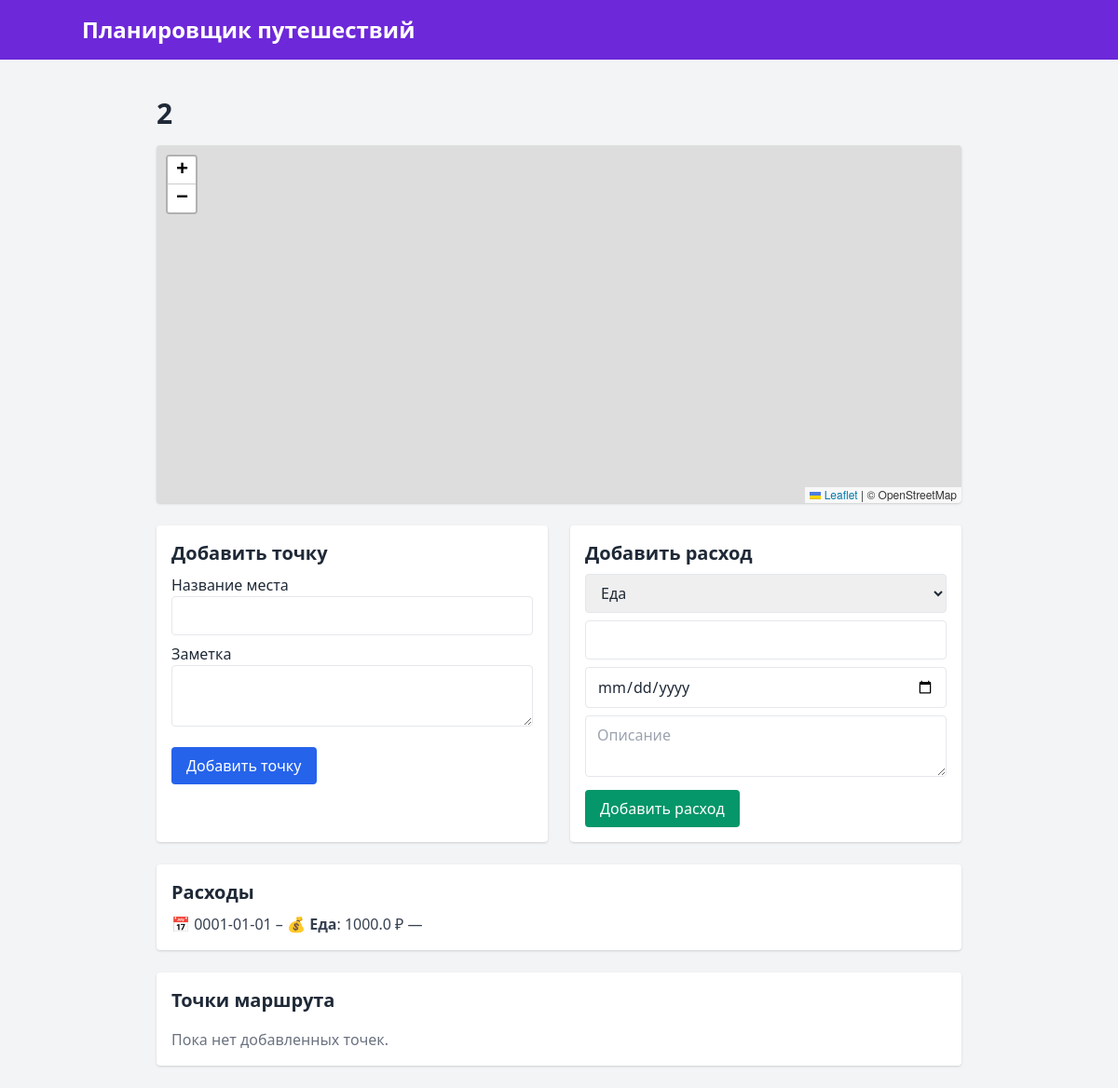
The page /route/2 on the database its author committed.
### models.py (models this page shows)
class Route(db.Model):
    id = db.Column(db.Integer, primary_key=True)
    title = db.Column(db.String(100))
    description = db.Column(db.Text)
    start_date = db.Column(db.String(50))
    end_date = db.Column(db.String(50))
    points = db.relationship('RoutePoint', backref='route', lazy=True, order_by="RoutePoint.id")
    expenses = db.relationship('Expense', backref='route', lazy=True)

class Expense(db.Model):
    id = db.Column(db.Integer, primary_key=True)
    category = db.Column(db.String(100))
    amount = db.Column(db.Float)
    date = db.Column(db.String(50))
    description = db.Column(db.Text)
    route_id = db.Column(db.Integer, db.ForeignKey('route.id'), nullable=False)

### app.py (the view)
@app.route('/route/<int:route_id>')
def view_route(route_id):
    route = Route.query.get_or_404(route_id)
    return render_template('route.html', route=route)

### templates/route.html (shortened to what this page needs)
{% extends 'base.html' %}
{% block head_scripts %}
<link rel="stylesheet" href="https://unpkg.com/leaflet@1.9.4/dist/leaflet.css" />
{% endblock %}
{% block content %}
<div class="max-w-4xl mx-auto px-4 py-6">
    <h2 class="text-3xl font-bold text-gray-800 mb-2">{{ route.title }}</h2>
    <div id="map" class="w-full h-96 rounded shadow mb-6"></div>
    <div class="grid grid-cols-1 md:grid-cols-2 gap-6">
        <div class="bg-white p-4 rounded shadow">
            <h3 class="text-xl font-semibold mb-2">Добавить точку</h3>
            <form action="{{ url_for('add_point') }}" method="post">
                <label for="location_name">Название места</label><br>
                <input type="text" id="location_name" name="location_name" required class="w-full border rounded px-3 py-2 mb-2"><br>
                <label for="note">Заметка</label><br>
                <textarea id="note" name="note" class="w-full border rounded px-3 py-2 mb-4"></textarea><br>
                <button type="submit" class="bg-blue-600 text-white px-4 py-2 rounded hover:bg-blue-700">Добавить точку</button>
            </form>
        </div>
        <div class="bg-white p-4 rounded shadow">
            <h3 class="text-xl font-semibold mb-2">Добавить расход</h3>
            <form method="POST" action="{{ url_for('add_expense', route_id=route.id) }}" class="space-y-2">
                <select name="category" class="w-full border px-3 py-2 rounded">
                    <option>Еда</option>
                </select>
                <input name="amount" type="number" step="0.01" required class="w-full border px-3 py-2 rounded">
                <input type="date" name="date" required class="w-full border px-3 py-2 rounded">
                <textarea name="description" placeholder="Описание" class="w-full border px-3 py-2 rounded"></textarea>
                <button type="submit" class="bg-green-600 text-white px-4 py-2 rounded hover:bg-green-700">Добавить расход</button>
            </form>
        </div>
    </div>
    <div class="bg-white p-4 mt-6 rounded shadow">
        <h3 class="text-xl font-semibold mb-2">Расходы</h3>
        <ul class="space-y-1">
            {% for expense in route.expenses %}
            <li class="text-gray-700">📅 {{ expense.date }} – 💰 <strong>{{ expense.category }}</strong>: {{ expense.amount }} ₽ — {{ expense.description }}</li>
            {% endfor %}
        </ul>
    </div>
    <div class="bg-white p-4 mt-6 rounded shadow">
        <h3 class="text-xl font-semibold mb-4">Точки маршрута</h3>
        {% if route.points %}
        <div class="space-y-4">
            {% for point in route.points %}
            <div class="border rounded p-4 flex flex-col md:flex-row md:items-center justify-between gap-4">
                <div>
                    <h4 class="text-lg font-bold">{{ point.name }}</h4>
                    <p class="text-sm text-gray-600">📅 {{ point.date }}</p>
                    <p class="text-gray-700 mt-2">{{ point.note }}</p>
                    {% if point.image_filename %}
                    <img src="{{ url_for('static', filename='uploads/' + point.image_filename) }}"
                         alt="Фото" class="mt-2 w-40 rounded shadow">
                    {% endif %}
                    <p class="text-sm text-gray-500 mt-2">🌍 {{ point.lat }}, {{ point.lon }}</p>
                </div>
                <div class="flex gap-2 md:flex-col">
                    <a href="{{ url_for('edit_point', point_id=point.id) }}"
                       class="bg-yellow-500 hover:bg-yellow-600 text-white px-4 py-2 rounded text-center">✏️ Редактировать</a>
                    <form method="POST" action="{{ url_for('delete_point', point_id=point.id) }}"
                          onsubmit="return confirm('Удалить точку?');">
                        <button type="submit" class="bg-red-600 hover:bg-red-700 text-white px-4 py-2 rounded">🗑️ Удалить</button>
                    </form>
                </div>
            </div>
            {% endfor %}
        </div>
        {% else %}
        <p class="text-gray-500">Пока нет добавленных точек.</p>
        {% endif %}
    </div>
</div>
{% endblock %}

### rows shown on the page
Route: title "2"
Expense: date "0001-01-01", category "Еда", amount "1000.0"
